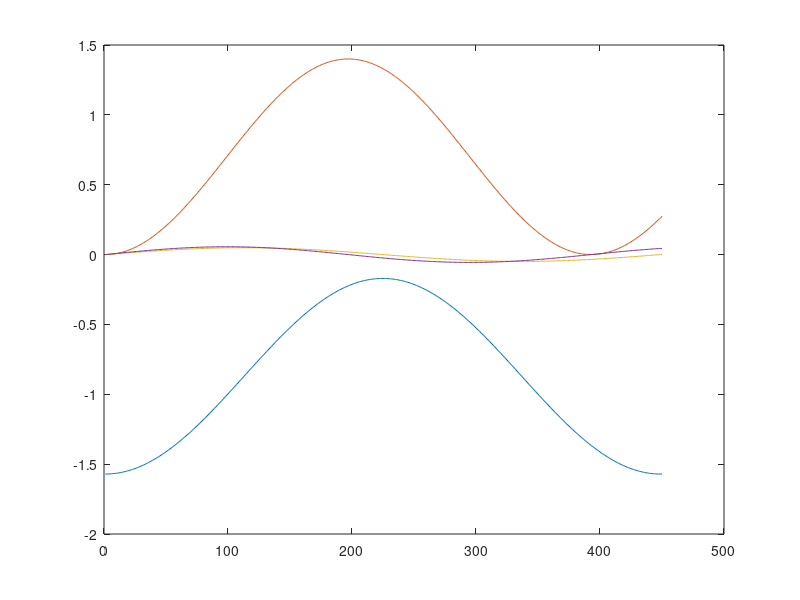

MATLAB code for this plot:
% in questo script bisogna selezionare due frequenze f1,f2, un tempo totale di
% simulazione T, gli step di simulazione t. Fatto ciò vengono generati
% y1,y2,y3,y4 cioè posizioni e velocità di due giunti. Infine viene
% generata e salvata una struttura ref.mat la quale può essere usata come riferimento
% per example_KMPC

clc,clear

name = 'marco quando abbiamo finito ti offro un pranzo da bonelli';

T = 90;

%nella cartella finale --> sim_ref_ellisse_01 è stata ottenuta con f1=0.08,
%f2=0.09,a1=a2=0.8 t = linspace(0,90,400). Il riferimento in questa
%cartella è il ref_traj_ellisse_01

%nella cartella finale --> sim_ref_ellisse_01 è stata ottenuta con f1=0.07,
%f2=0.08,a1=a2=0.7 t = linspace(0,90,450). Il riferimento in questa
%cartella è il ref_traj_ellisse_02

t = linspace(0,90,450);
f1 = 0.07;
f2 = 0.08;
a1 = 0.7;
a2 = 0.7;
y(:,1) = deg2rad(-90) + a1*(1-cos(f1*t));
y(:,2) = deg2rad(0) + a2*(1-cos(f2*t));
y(:,3) = a1*f1*sin(f1*t);
y(:,4) = a2*f2*sin(f2*t);

ref = struct;

ref.name = name;
ref.T = T;
ref.y = y;
ref.t = t;

% file_name = 'ref_traj';
% 
% save(file_name,'-struct','ref')

plot(ref.y)


